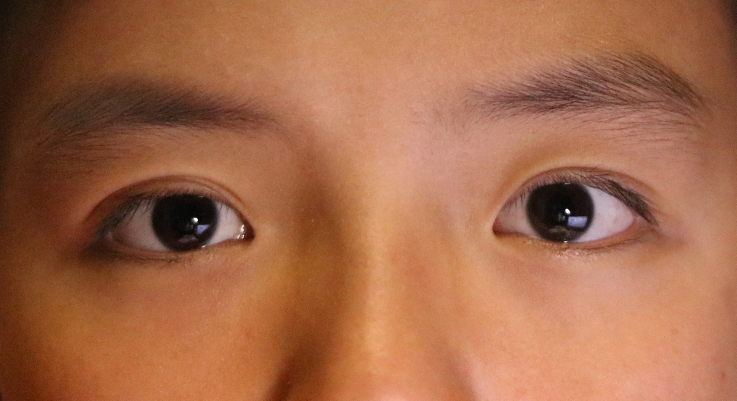
%> input picture HW7/homework_陈昱宏_自73/Data/eye3.jpg, 1473 x 801 px (shown at 1/2 size)
$ octave Picture3.m   (GNU Octave 9; MATLAB toolbox functions it lacks are replaced by stand-ins)
%> lines starting %> are read from the running program, lines starting %| are printed output that depends on the picture; in (x1, y1, x2, y2) boxes, pixels count from 0 and x2, y2 are one past the last pixel; in counts of white or black regions, pixels touching at a corner belong together; the program's own positions count from 1
### HW7/homework_陈昱宏_自73/Hough.m
function houghspace = Hough(bw,r_min,r_max,step_angle)
    [h,w] = size(bw);
    r_size = (r_max - r_min);
    angle_size = round(2*pi/step_angle);
    % 建立圆检测的霍夫空间
    houghspace = zeros(h,w,r_size);
    % 计算需要迭代的次数，即二值图像的白像素点个数
    [rows,cols] = find(bw);
    point_num = size(rows);
    % 霍夫变换
    % a = x - rcos(theta)
    % b = y - rsin(theta)
    for i = 1:point_num
        for j = 1:r_size
            for k = 1:angle_size
                a = round(rows(i)-(r_min+j-1)*cos(k*step_angle));
                b = round(cols(i)-(r_min+j-1)*sin(k*step_angle));
                if (a>0&&a<=h&&b>0&&b<=w)
                    houghspace(a,b,j) = houghspace(a,b,j) + 1;
                end
            end
        end
    end


### HW7/homework_陈昱宏_自73/Picture3.m
% 读取原图并分割左右眼
I = imread('./Data/eye3.jpg');
%> I is the input picture: size 801x1473x3 uint8; mean R, G, B 164.4, 105.4, 74.2
figure(1);
imshow(I);
suptitle('原图');
I_gray = rgb2gray(I);
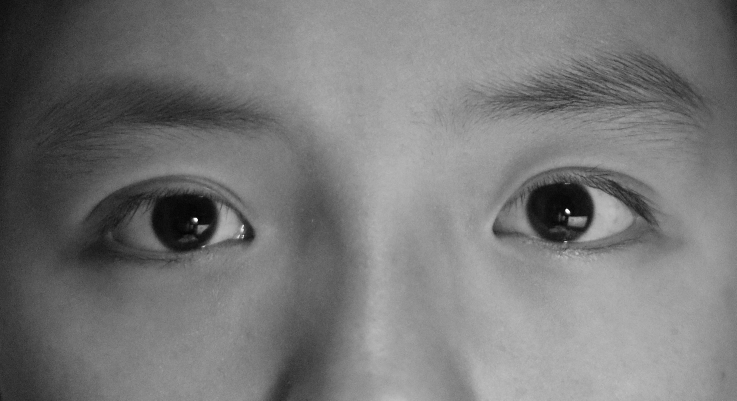
%> I_gray: size 801x1473 uint8 (shown at 1/2 size); min 0, max 255, mean 119.5
Eye_R = I(228:689,88:552);
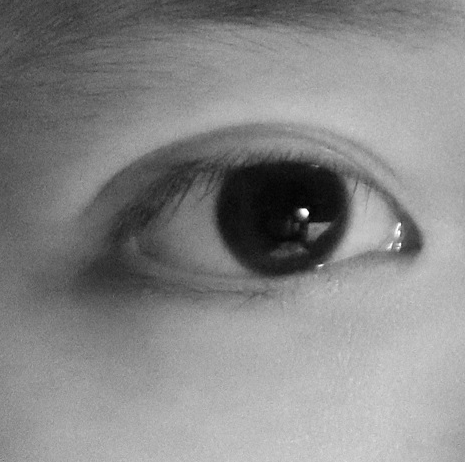
%> Eye_R: size 462x465 uint8; min 1, max 255, mean 134.9
Eye_L = I(180:658,910:1426);
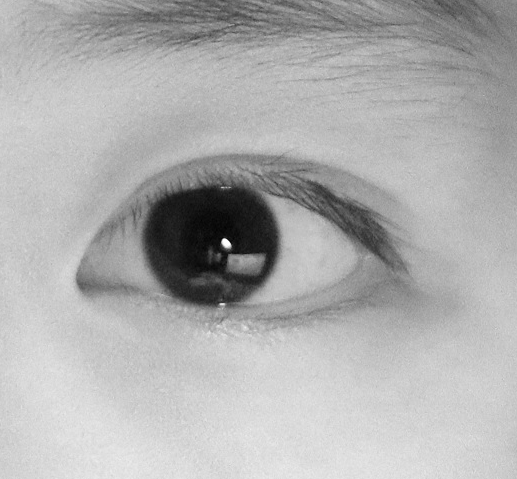
%> Eye_L: size 479x517 uint8; min 2, max 255, mean 174.8
%%
% 对右眼进行二值化和边缘检测
Eye_R_bw = imbinarize(Eye_R,0.4);
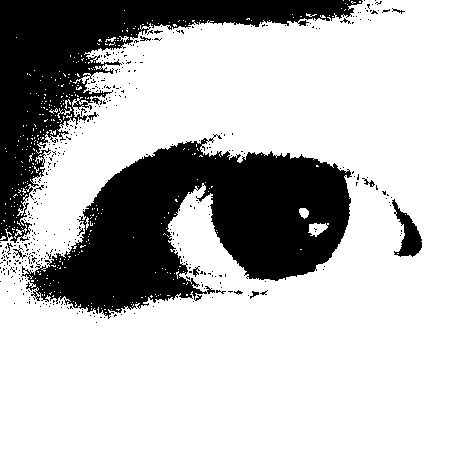
%> Eye_R_bw: size 462x465 logical; 74.4% white; 405 black regions (391 under 20 px), largest, box (x1, y1, x2, y2) and area: (21, 134, 352, 319) 31193, (0, 0, 363, 243) 21777, (392, 199, 422, 257) 758
mask = false(size(Eye_R_bw));
mask(50:400,100:end) = true;
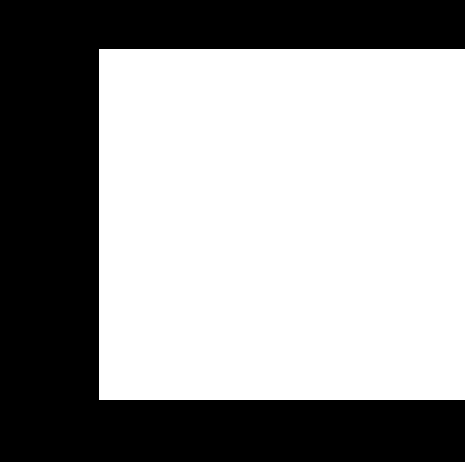
%> mask: size 462x465 logical; 59.8% white; 1 black region, box (x1, y1, x2, y2) and area: (0, 0, 465, 462) 86364
h=fspecial('gaussian',5);
Eye_R_bw = imfilter(Eye_R_bw,h);
Eye_R_edge = edge(Eye_R_bw,'canny');
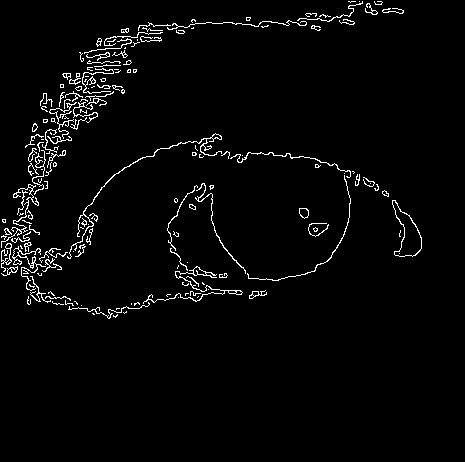
%> Eye_R_edge: size 462x465 logical; 2.9% white in thin lines or dots, all inside (x1, y1, x2, y2) = (1, 1, 422, 319)
Eye_R_edge = Eye_R_edge .* mask;
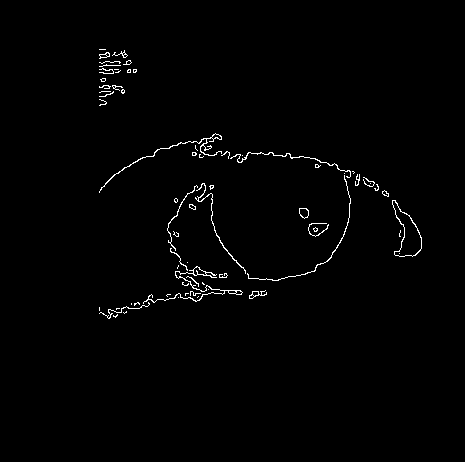
%> Eye_R_edge: size 462x465 double; values 0 (black) and 1 (white), 1.1% white in thin lines or dots, all inside (x1, y1, x2, y2) = (99, 49, 422, 319)
figure(2);
subplot(1,2,1);imshow(Eye_R_edge);hold on;
title("右眼霍夫变换检测圆");
%%
% 检测右眼瞳孔外圆
rmin = 60;
houghspace_eye_R = Hough(Eye_R_edge,rmin,rmin+30,pi/100);
%> in Hough, `[rows,cols] = find(bw);`: rows = 2408 values from 50 to 319; cols = 2408 values from 100 to 422
%> in Hough, `point_num = size(rows);`: point_num = [2408 1]
%> (the run ends here)
